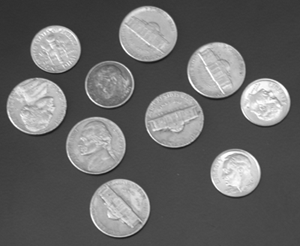
%> input picture TuXiang/coins.png, 300 x 246 px
$ octave sy3_4.m   (GNU Octave 9; MATLAB toolbox functions it lacks are replaced by stand-ins)
%> lines starting %> are read from the running program, lines starting %| are printed output that depends on the picture
% 原始图像
img_gray = imread('C:\Users\Ava\Desktop\TuXiang\coins.png');
%> img_gray is the input picture: size 246x300 uint8; min 23, max 255, mean 103
% 显示原始图像
figure; imshow(img_gray); title('原始图像');

% 进行傅里叶变换
F = fft2(img_gray);
F_shifted = fftshift(F);  % 将零频率分量移到频谱中心

% 计算频谱的幅度和对数尺度显示
magnitude_spectrum = log(1 + abs(F_shifted));
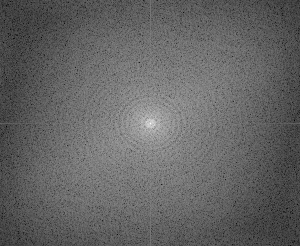
%> magnitude_spectrum: size 246x300 double; min 1.37, max 15.84, mean 7.07; drawn with min black and max white

% 显示傅里叶变换的频谱
figure;
imshow(magnitude_spectrum, []);
title('傅里叶变换频谱');

% 滤波器设计：理想低通和巴特沃斯低通
[rows, cols] = size(img_gray);
%> rows = 246; cols = 300
u = 0:(rows-1);
%> u = 246 values from 0 to 245
v = 0:(cols-1);
%> v = 300 values from 0 to 299
idx = find(u > rows/2); u(idx) = u(idx) - rows;
%> after `idx = find(u > rows/2)`: idx = 122 values from 125 to 246
idy = find(v > cols/2); v(idy) = v(idy) - cols;
%> after `idy = find(v > cols/2)`: idy = 149 values from 152 to 300
[U, V] = meshgrid(v, u);

D0 = 30;  % 截止频率
H_ideal = double(sqrt(U.^2 + V.^2) <= D0);  % 理想低通
n = 2;  % 巴特沃斯低通的阶数
H_butterworth = 1 ./ (1 + (sqrt(U.^2 + V.^2) / D0).^(2 * n));

% 应用滤波器并进行逆傅里叶变换
F_ideal = F_shifted .* H_ideal;
f_ideal = ifft2(ifftshift(F_ideal));
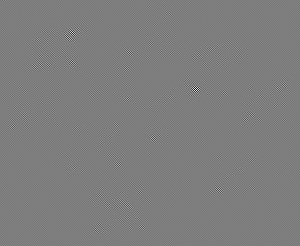
%> f_ideal: size 246x300 double; min -2.51, max 2.57, mean 1.88e-19; drawn with min black and max white
f_ideal = abs(f_ideal);
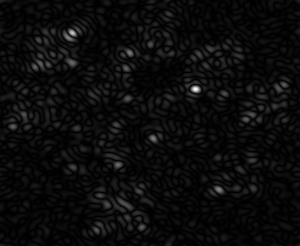
%> f_ideal: size 246x300 double; min 1.51e-06, max 2.57, mean 0.118; drawn with min black and max white
figure; imshow(f_ideal, []); title('理想低通滤波后图像');

F_butterworth = F_shifted .* H_butterworth;
f_butterworth = ifft2(ifftshift(F_butterworth));
f_butterworth = abs(f_butterworth);
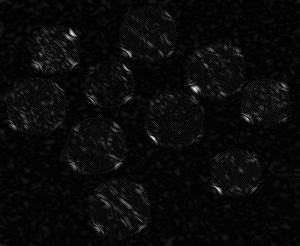
%> f_butterworth: size 246x300 double; min 1.52e-07, max 2.86, mean 0.117; drawn with min black and max white
figure; imshow(f_butterworth, []); title('巴特沃斯低通滤波后图像');

$ run again, with TuXiang/rice.png copied over TuXiang/coins.png
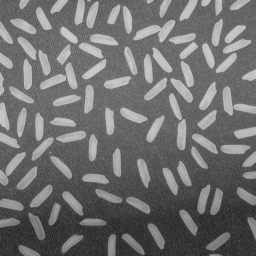
%> input picture TuXiang/rice.png, 256 x 256 px
%> img_gray is the input picture: size 256x256 uint8; min 40, max 204, mean 111.2
%> `magnitude_spectrum = log(1 + abs(F_shifted));`:
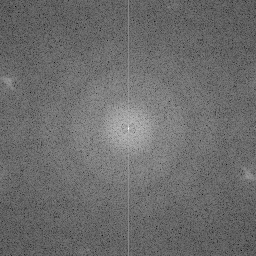
%> magnitude_spectrum: size 256x256 double; min 1.47, max 15.8, mean 7.57; drawn with min black and max white
%> `f_butterworth = abs(f_butterworth);`:
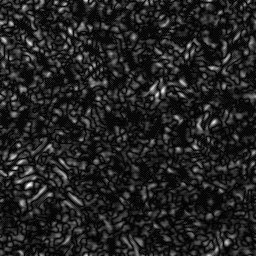
%> f_butterworth: size 256x256 double; min 3.18e-06, max 4.23, mean 0.573; drawn with min black and max white
